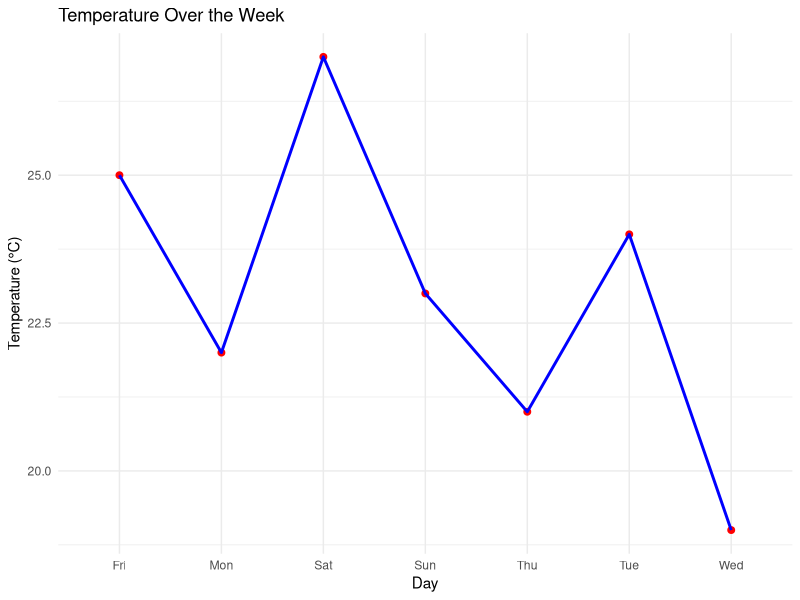

Recreate this plot in R.
#----------------------------Line plot----------------------------------------

#-------------------------------------------------------------------------------
#-------------------------------------------------------------------------------

#Procedure:
#step-1:load library and read CSV File
#step-2:ggplot(method)--->parameters=data_set,axies
#step-3:use geom_point() method for  create point in 1st l layer
#step-4:use geom_line() method for connect to each point of 1st layer
#Step-5:For labels: labs() method
#step-6:Give final stage:  theme_classic() or etc
#-------------------------------------------------------------------------------
#Example:


library(ggplot2)
 
data <- read.csv("line.csv")


p<- ggplot(data, aes(x = Day, y = Tem, group = 1)) +
  geom_point(color = "red", size = 2) +
  geom_line(color = "blue", size = 1) +
  
  labs(title = "Temperature Over the Week", x = "Day", y = "Temperature (°C)") +
  theme_minimal()
ggsave(
  "Line_Plots.png",
  plot = p, 
  height = 900,
  width =900,
  units="px"
)